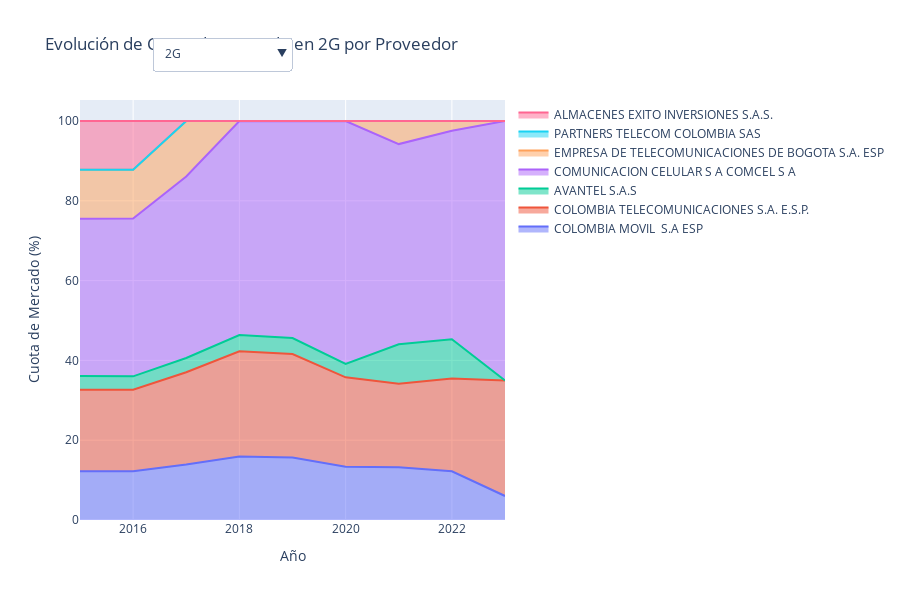

Write notebook code for a chart like this one.
### Code cell
todas_tecnologias = [col for col in df.columns if 'COBERTURA' in col or 'COBERTUTA' in col]

fig = go.Figure()

todos_proveedores = df['PROVEEDOR'].unique()

for idx, tecnologia in enumerate(todas_tecnologias):
    df_evolucion = analizar_evolucion_cuota_mercado(df, tecnologia)
    
    if len(df_evolucion) == 0:
        continue
    
    for proveedor in todos_proveedores:
        df_proveedor = df_evolucion[df_evolucion['PROVEEDOR'] == proveedor]
        
        if len(df_proveedor) > 0:
            fig.add_trace(
                go.Scatter(
                    x=df_proveedor['AÑO'],
                    y=df_proveedor['Porcentaje'],
                    name=proveedor,
                    mode='lines',
                    stackgroup='one', 
                    visible=(idx == 0),
                    hovertemplate='%{y:.1f}%<br>%{customdata} centros<extra></extra>',
                    customdata=df_proveedor['Centros']
                )
            )

buttons = []
traces_por_tecnologia = []

idx_actual = 0
for tecnologia in todas_tecnologias:
    df_evolucion = analizar_evolucion_cuota_mercado(df, tecnologia)
    if len(df_evolucion) == 0:
        traces_por_tecnologia.append((idx_actual, idx_actual))
        continue
    
    n_proveedores_con_datos = 0
    for proveedor in todos_proveedores:
        if len(df_evolucion[df_evolucion['PROVEEDOR'] == proveedor]) > 0:
            n_proveedores_con_datos += 1
    
    traces_por_tecnologia.append((idx_actual, idx_actual + n_proveedores_con_datos))
    idx_actual += n_proveedores_con_datos

for idx, tecnologia in enumerate(todas_tecnologias):
    nombre_limpio = tecnologia.replace('COBERTURA ', '').replace('COBERTUTA ', '')
    
    visibility = [False] * len(fig.data)
    inicio, fin = traces_por_tecnologia[idx]
    for i in range(inicio, fin):
        visibility[i] = True
    
    buttons.append(
        dict(
            label=nombre_limpio,
            method='update',
            args=[
                {'visible': visibility},
                {'title': f'Evolución de Cuota de Mercado en {nombre_limpio} por Proveedor'}
            ]
        )
    )

primera_tech = todas_tecnologias[0].replace('COBERTURA ', '').replace('COBERTUTA ', '')

fig.update_layout(
    updatemenus=[
        dict(
            buttons=buttons,
            direction='down',
            showactive=True,
            x=0.17,
            y=1.15,
            xanchor='left',
            yanchor='top'
        )
    ],
    title=f'Evolución de Cuota de Mercado en {primera_tech} por Proveedor',
    xaxis_title='Año',
    yaxis_title='Cuota de Mercado (%)',
    hovermode='x unified',
    height=600
)

fig.write_html('graficos/evolucion_cuota_mercado_interactiva.html')
fig.show()

### Figure 1 — Plotly figure (JSON) as saved in the notebook; plotly's stock layout.template omitted (floating-point values rounded to 4 significant figures)
{"data": [{"customdata": [849, 3396, 3396, 3406, 3415, 3386, 4662, 4136, 1227], "hovertemplate": "%{y:.1f}%<br>%{customdata} centros<extra></extra>", "mode": "lines", "name": "COLOMBIA MOVIL  S.A ESP", "stackgroup": "one", "type": "scatter", "visible": true, "x": [2015, 2016, 2017, 2018, 2019, 2020, 2021, 2022, 2023], "y": [12.24, 12.23, 13.89, 15.9, 15.66, 13.36, 13.24, 12.2, 6.021]}, {"customdata": [1416, 5668, 5653, 5651, 5662, 5680, 7363, 7894, 5902], "hovertemplate": "%{y:.1f}%<br>%{customdata} centros<extra></extra>", "mode": "lines", "name": "COLOMBIA TELECOMUNICACIONES S.A. E.S.P.", "stackgroup": "one", "type": "scatter", "visible": true, "x": [2015, 2016, 2017, 2018, 2019, 2020, 2021, 2022, 2023], "y": [20.42, 20.42, 23.13, 26.38, 25.96, 22.41, 20.91, 23.28, 28.96]}, {"customdata": [236, 929, 878, 872, 872, 850, 3484, 3330], "hovertemplate": "%{y:.1f}%<br>%{customdata} centros<extra></extra>", "mode": "lines", "name": "AVANTEL S.A.S", "stackgroup": "one", "type": "scatter", "visible": true, "x": [2015, 2016, 2017, 2018, 2019, 2020, 2021, 2022], "y": [3.403, 3.347, 3.592, 4.071, 3.998, 3.353, 9.892, 9.82]}, {"customdata": [2736, 10975, 11120, 11491, 11855, 15435, 17674, 17725, 13248], "hovertemplate": "%{y:.1f}%<br>%{customdata} centros<extra></extra>", "mode": "lines", "name": "COMUNICACION CELULAR S A COMCEL S A", "stackgroup": "one", "type": "scatter", "visible": true, "x": [2015, 2016, 2017, 2018, 2019, 2020, 2021, 2022, 2023], "y": [39.45, 39.54, 45.49, 53.65, 54.35, 60.89, 50.18, 52.27, 65.01]}, {"customdata": [849, 3396, 3396, 8, 2038, 820], "hovertemplate": "%{y:.1f}%<br>%{customdata} centros<extra></extra>", "mode": "lines", "name": "EMPRESA DE TELECOMUNICACIONES DE BOGOTA S.A. ESP", "stackgroup": "one", "type": "scatter", "visible": true, "x": [2015, 2016, 2017, 2019, 2021, 2022], "y": [12.24, 12.23, 13.89, 0.03668, 5.786, 2.418]}, {"customdata": [7], "hovertemplate": "%{y:.1f}%<br>%{customdata} centros<extra></extra>", "mode": "lines", "name": "PARTNERS TELECOM COLOMBIA SAS", "stackgroup": "one", "type": "scatter", "visible": true, "x": [2022], "y": [0.02064]}, {"customdata": [849, 3396], "hovertemplate": "%{y:.1f}%<br>%{customdata} centros<extra></extra>", "mode": "lines", "name": "ALMACENES EXITO INVERSIONES S.A.S.", "stackgroup": "one", "type": "scatter", "visible": true, "x": [2015, 2016], "y": [12.24, 12.23]}, {"customdata": [806, 3215, 3226, 3304, 3375, 3431, 4858, 5453, 4098], "hovertemplate": "%{y:.1f}%<br>%{customdata} centros<extra></extra>", "mode": "lines", "name": "COLOMBIA MOVIL  S.A ESP", "stackgroup": "one", "type": "scatter", "visible": false, "x": [2015, 2016, 2017, 2018, 2019, 2020, 2021, 2022, 2023], "y": [15.53, 15.14, 17.43, 20.34, 19.27, 15.85, 13.45, 14.53, 16.04]}, {"customdata": [1109, 4490, 4571, 4857, 5174, 5281, 6725, 7214, 5522], "hovertemplate": "%{y:.1f}%<br>%{customdata} centros<extra></extra>", "mode": "lines", "name": "COLOMBIA TELECOMUNICACIONES S.A. E.S.P.", "stackgroup": "one", "type": "scatter", "visible": false, "x": [2015, 2016, 2017, 2018, 2019, 2020, 2021, 2022, 2023], "y": [21.37, 21.14, 24.7, 29.9, 29.55, 24.39, 18.62, 19.23, 21.62]}, {"customdata": [3291, 3309], "hovertemplate": "%{y:.1f}%<br>%{customdata} centros<extra></extra>", "mode": "lines", "name": "AVANTEL S.A.S", "stackgroup": "one", "type": "scatter", "visible": false, "x": [2021, 2022], "y": [9.113, 8.819]}, {"customdata": [1663, 7101, 7481, 8085, 8956, 12936, 15723, 16141, 12438], "hovertemplate": "%{y:.1f}%<br>%{customdata} centros<extra></extra>", "mode": "lines", "name": "COMUNICACION CELULAR S A COMCEL S A", "stackgroup": "one", "type": "scatter", "visible": false, "x": [2015, 2016, 2017, 2018, 2019, 2020, 2021, 2022, 2023], "y": [32.04, 33.44, 40.43, 49.77, 51.14, 59.76, 43.54, 43.02, 48.69]}, {"customdata": [806, 3215, 3226, 7, 2252, 932], "hovertemplate": "%{y:.1f}%<br>%{customdata} centros<extra></extra>", "mode": "lines", "name": "EMPRESA DE TELECOMUNICACIONES DE BOGOTA S.A. ESP", "stackgroup": "one", "type": "scatter", "visible": false, "x": [2015, 2016, 2017, 2019, 2021, 2022], "y": [15.53, 15.14, 17.43, 0.03997, 6.236, 2.484]}, {"customdata": [3265, 4473, 3489], "hovertemplate": "%{y:.1f}%<br>%{customdata} centros<extra></extra>", "mode": "lines", "name": "PARTNERS TELECOM COLOMBIA SAS", "stackgroup": "one", "type": "scatter", "visible": false, "x": [2021, 2022, 2023], "y": [9.041, 11.92, 13.66]}, {"customdata": [806, 3215], "hovertemplate": "%{y:.1f}%<br>%{customdata} centros<extra></extra>", "mode": "lines", "name": "ALMACENES EXITO INVERSIONES S.A.S.", "stackgroup": "one", "type": "scatter", "visible": false, "x": [2015, 2016], "y": [15.53, 15.14]}, {"customdata": [575, 2662, 3024, 3046, 3095, 3414, 4847, 5449, 4095], "hovertemplate": "%{y:.1f}%<br>%{customdata} centros<extra></extra>", "mode": "lines", "name": "COLOMBIA MOVIL  S.A ESP", "stackgroup": "one", "type": "scatter", "visible": false, "x": [2015, 2016, 2017, 2018, 2019, 2020, 2021, 2022, 2023], "y": [20.46, 20.23, 24.56, 29.43, 25.85, 22.47, 15.58, 15.59, 17.25]}, {"customdata": [242, 939, 1002, 1022, 1088, 1805, 4706, 5024, 3903], "hovertemplate": "%{y:.1f}%<br>%{customdata} centros<extra></extra>", "mode": "lines", "name": "COLOMBIA TELECOMUNICACIONES S.A. E.S.P.", "stackgroup": "one", "type": "scatter", "visible": false, "x": [2015, 2016, 2017, 2018, 2019, 2020, 2021, 2022, 2023], "y": [8.612, 7.136, 8.139, 9.874, 9.086, 11.88, 15.13, 14.38, 16.44]}, {"customdata": [3291, 3309], "hovertemplate": "%{y:.1f}%<br>%{customdata} centros<extra></extra>", "mode": "lines", "name": "AVANTEL S.A.S", "stackgroup": "one", "type": "scatter", "visible": false, "x": [2021, 2022], "y": [10.58, 9.47]}, {"customdata": [843, 4233, 5261, 6107, 7576, 9857, 14046, 15755, 12258], "hovertemplate": "%{y:.1f}%<br>%{customdata} centros<extra></extra>", "mode": "lines", "name": "COMUNICACION CELULAR S A COMCEL S A", "stackgroup": "one", "type": "scatter", "visible": false, "x": [2015, 2016, 2017, 2018, 2019, 2020, 2021, 2022, 2023], "y": [30.0, 32.17, 42.73, 59.0, 63.27, 64.88, 45.16, 45.09, 51.62]}, {"customdata": [575, 2662, 3024, 175, 216, 117, 949, 931], "hovertemplate": "%{y:.1f}%<br>%{customdata} centros<extra></extra>", "mode": "lines", "name": "EMPRESA DE TELECOMUNICACIONES DE BOGOTA S.A. ESP", "stackgroup": "one", "type": "scatter", "visible": false, "x": [2015, 2016, 2017, 2018, 2019, 2020, 2021, 2022], "y": [20.46, 20.23, 24.56, 1.691, 1.804, 0.7701, 3.051, 2.664]}, {"customdata": [3265, 4473, 3489], "hovertemplate": "%{y:.1f}%<br>%{customdata} centros<extra></extra>", "mode": "lines", "name": "PARTNERS TELECOM COLOMBIA SAS", "stackgroup": "one", "type": "scatter", "visible": false, "x": [2021, 2022, 2023], "y": [10.5, 12.8, 14.69]}, {"customdata": [575, 2662], "hovertemplate": "%{y:.1f}%<br>%{customdata} centros<extra></extra>", "mode": "lines", "name": "ALMACENES EXITO INVERSIONES S.A.S.", "stackgroup": "one", "type": "scatter", "visible": false, "x": [2015, 2016], "y": [20.46, 20.23]}, {"customdata": [3403, 6839, 5842], "hovertemplate": "%{y:.1f}%<br>%{customdata} centros<extra></extra>", "mode": "lines", "name": "COLOMBIA MOVIL  S.A ESP", "stackgroup": "one", "type": "scatter", "visible": false, "x": [2021, 2022, 2023], "y": [17.57, 21.87, 23.86]}, {"customdata": [3827, 5251, 4102], "hovertemplate": "%{y:.1f}%<br>%{customdata} centros<extra></extra>", "mode": "lines", "name": "COLOMBIA TELECOMUNICACIONES S.A. E.S.P.", "stackgroup": "one", "type": "scatter", "visible": false, "x": [2021, 2022, 2023], "y": [19.76, 16.79, 16.76]}, {"customdata": [967, 2134], "hovertemplate": "%{y:.1f}%<br>%{customdata} centros<extra></extra>", "mode": "lines", "name": "AVANTEL S.A.S", "stackgroup": "one", "type": "scatter", "visible": false, "x": [2021, 2022], "y": [4.993, 6.825]}, {"customdata": [8790, 12728, 10599], "hovertemplate": "%{y:.1f}%<br>%{customdata} centros<extra></extra>", "mode": "lines", "name": "COMUNICACION CELULAR S A COMCEL S A", "stackgroup": "one", "type": "scatter", "visible": false, "x": [2021, 2022, 2023], "y": [45.39, 40.71, 43.29]}, {"customdata": [915, 305], "hovertemplate": "%{y:.1f}%<br>%{customdata} centros<extra></extra>", "mode": "lines", "name": "EMPRESA DE TELECOMUNICACIONES DE BOGOTA S.A. ESP", "stackgroup": "one", "type": "scatter", "visible": false, "x": [2021, 2022], "y": [4.725, 0.9755]}, {"customdata": [1465, 4009, 3938], "hovertemplate": "%{y:.1f}%<br>%{customdata} centros<extra></extra>", "mode": "lines", "name": "PARTNERS TELECOM COLOMBIA SAS", "stackgroup": "one", "type": "scatter", "visible": false, "x": [2021, 2022, 2023], "y": [7.564, 12.82, 16.09]}, {"customdata": [81, 390, 569, 918, 1418, 1686, 535], "hovertemplate": "%{y:.1f}%<br>%{customdata} centros<extra></extra>", "mode": "lines", "name": "COLOMBIA MOVIL  S.A ESP", "stackgroup": "one", "type": "scatter", "visible": false, "x": [2015, 2016, 2017, 2018, 2019, 2020, 2021], "y": [10.87, 11.07, 13.12, 13.4, 13.47, 11.5, 12.62]}, {"customdata": [83, 415, 787, 1456, 1821, 1945, 489], "hovertemplate": "%{y:.1f}%<br>%{customdata} centros<extra></extra>", "mode": "lines", "name": "COLOMBIA TELECOMUNICACIONES S.A. E.S.P.", "stackgroup": "one", "type": "scatter", "visible": false, "x": [2015, 2016, 2017, 2018, 2019, 2020, 2021], "y": [11.14, 11.78, 18.15, 21.26, 17.3, 13.27, 11.54]}, {"customdata": [42, 103, 221, 269, 301, 312, 104], "hovertemplate": "%{y:.1f}%<br>%{customdata} centros<extra></extra>", "mode": "lines", "name": "AVANTEL S.A.S", "stackgroup": "one", "type": "scatter", "visible": false, "x": [2015, 2016, 2017, 2018, 2019, 2020, 2021], "y": [5.638, 2.924, 5.096, 3.927, 2.859, 2.129, 2.453]}, {"customdata": [295, 1530, 2191, 3289, 5572, 9441, 2806], "hovertemplate": "%{y:.1f}%<br>%{customdata} centros<extra></extra>", "mode": "lines", "name": "COMUNICACION CELULAR S A COMCEL S A", "stackgroup": "one", "type": "scatter", "visible": false, "x": [2015, 2016, 2017, 2018, 2019, 2020, 2021], "y": [39.6, 43.43, 50.52, 48.01, 52.93, 64.41, 66.19]}, {"customdata": [81, 390, 569, 918, 1415, 1273, 305], "hovertemplate": "%{y:.1f}%<br>%{customdata} centros<extra></extra>", "mode": "lines", "name": "EMPRESA DE TELECOMUNICACIONES DE BOGOTA S.A. ESP", "stackgroup": "one", "type": "scatter", "visible": false, "x": [2015, 2016, 2017, 2018, 2019, 2020, 2021], "y": [10.87, 11.07, 13.12, 13.4, 13.44, 8.685, 7.195]}, {"customdata": [81, 390], "hovertemplate": "%{y:.1f}%<br>%{customdata} centros<extra></extra>", "mode": "lines", "name": "ALMACENES EXITO INVERSIONES S.A.S.", "stackgroup": "one", "type": "scatter", "visible": false, "x": [2015, 2016], "y": [10.87, 11.07]}, {"customdata": [82, 305], "hovertemplate": "%{y:.1f}%<br>%{customdata} centros<extra></extra>", "mode": "lines", "name": "UNE EPM TELECOMUNICACIONES S.A.", "stackgroup": "one", "type": "scatter", "visible": false, "x": [2015, 2016], "y": [11.01, 8.657]}], "layout": {"height": 600, "hovermode": "x unified", "title": {"text": "Evolución de Cuota de Mercado en 2G por Proveedor"}, "updatemenus": [{"buttons": [{"args": [{"visible": [true, true, true, true, true, true, true, false, false, false, false, false, false, false, false, false, false, false, false, false, false, false, false, false, false, false, false, false, false, false, false, false, false, false]}, {"title": "Evolución de Cuota de Mercado en 2G por Proveedor"}], "label": "2G", "method": "update"}, {"args": [{"visible": [false, false, false, false, false, false, false, true, true, true, true, true, true, true, false, false, false, false, false, false, false, false, false, false, false, false, false, false, false, false, false, false, false, false]}, {"title": "Evolución de Cuota de Mercado en 3G por Proveedor"}], "label": "3G", "method": "update"}, {"args": [{"visible": [false, false, false, false, false, false, false, false, false, false, false, false, false, false, true, true, true, true, true, true, true, false, false, false, false, false, false, false, false, false, false, false, false, false]}, {"title": "Evolución de Cuota de Mercado en HSPA+, HSPA+DC por Proveedor"}], "label": "HSPA+, HSPA+DC", "method": "update"}, {"args": [{"visible": [false, false, false, false, false, false, false, false, false, false, false, false, false, false, false, false, false, false, false, false, false, true, true, true, true, true, true, false, false, false, false, false, false, false]}, {"title": "Evolución de Cuota de Mercado en 4G por Proveedor"}], "label": "4G", "method": "update"}, {"args": [{"visible": [false, false, false, false, false, false, false, false, false, false, false, false, false, false, false, false, false, false, false, false, false, false, false, false, false, false, false, true, true, true, true, true, true, true]}, {"title": "Evolución de Cuota de Mercado en LTE por Proveedor"}], "label": "LTE", "method": "update"}, {"args": [{"visible": [false, false, false, false, false, false, false, false, false, false, false, false, false, false, false, false, false, false, false, false, false, false, false, false, false, false, false, false, false, false, false, false, false, false]}, {"title": "Evolución de Cuota de Mercado en 5G por Proveedor"}], "label": "5G", "method": "update"}], "direction": "down", "showactive": true, "x": 0.17, "xanchor": "left", "y": 1.15, "yanchor": "top"}], "xaxis": {"title": {"text": "Año"}}, "yaxis": {"title": {"text": "Cuota de Mercado (%)"}}}}
